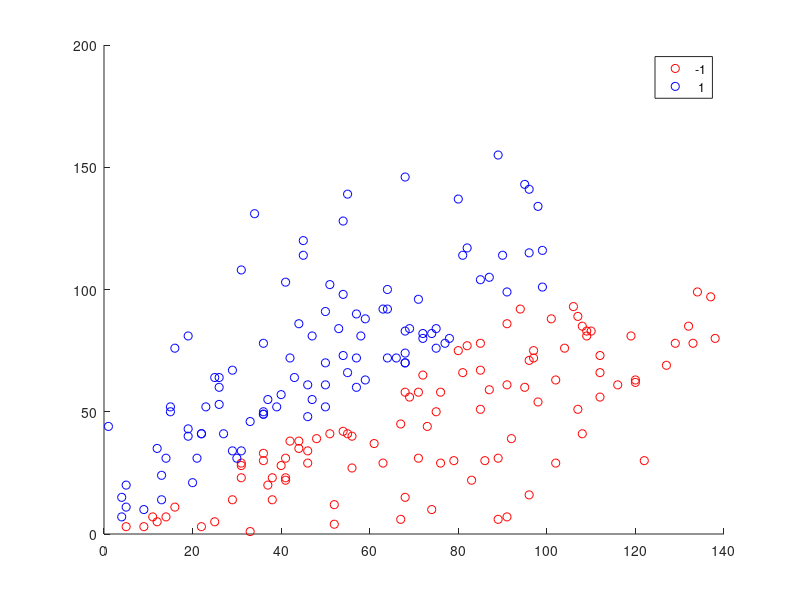

Write MATLAB code to recreate this figure.
% A script to generate a linearly separable dataset
% that is  not separable by a decision stump.

data = zeros(100, 3);


for i = 1:100
    data(i, 1) = randi(100);
    data(i, 2) = randi([data(i, 1) + 1, data(i, 1) + randi([10,100])]);
    data(i, 3) = 1;
end

for j = 1:100
    data(100+j, 2) = randi(100);
    data(100+j, 1) = randi([data(100+j, 2) + 1, data(100+j, 2) + randi([10,100])]);
    data(100+j, 3) = -1;
end

figure(1)
gscatter(data(:, 1), data(:, 2), data(:, 3), 'rb')

save("linearly_separable_not_by_stump.mat", "data");

